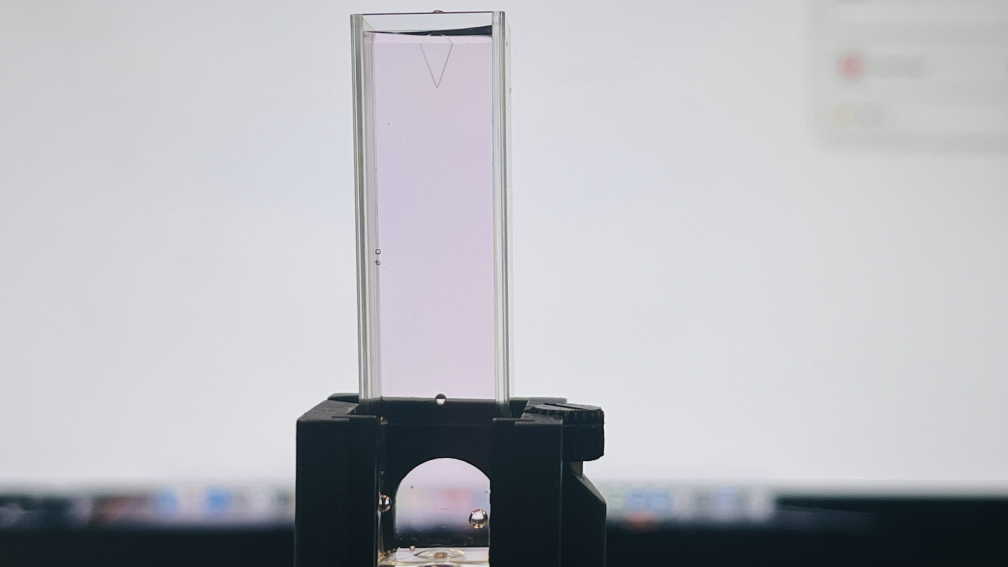
#> input picture ColorPython/ROJO01B.jpg, 4032 x 2268 px, found by its file name (shown at 1/4 size)
$ python rgb1.py
#> lines starting #> are read from the running program, lines starting #| are printed output that depends on the picture
#Código que me mandó el profe para obtener el mean de r,g,b de una imagen
from PIL import Image
import os
import matplotlib.pyplot as plt

def most_common_used_color(img):
    # Get width and height of Image
    width, height = img.size

    # Initialize Variable
    r_total = 0
    g_total = 0
    b_total = 0

    count = 0

    # Iterate through each pixel
    for x in range(0, width):
        for y in range(0, height):
            # r,g,b value of pixel
            r, g, b = img.getpixel((x, y))

            r_total += r
            g_total += g
            b_total += b
            count += 1

    return (r_total/count, g_total/count, b_total/count)


#imagenes = [r"C:\Users\Diego\OneDrive - Universidad de Concepción\Documentos\Universidad\Semestre_8\Diseño de prototipos I\ColorPython\imagenrojometilo.jpeg",
            #r"C:\Users\Diego\OneDrive - Universidad de Concepción\Documentos\Universidad\Semestre_8\Diseño de prototipos I\ColorPython\rojo04.jpeg"]

imagenes= [r"C:\Users\Diego\OneDrive - Universidad de Concepción\Documentos\Universidad\Semestre_8\Diseño de prototipos I\ColorPython\ROJO01B.jpg",
           r"C:\Users\Diego\OneDrive - Universidad de Concepción\Documentos\Universidad\Semestre_8\Diseño de prototipos I\ColorPython\ROJO02B.jpg",
           r"C:\Users\Diego\OneDrive - Universidad de Concepción\Documentos\Universidad\Semestre_8\Diseño de prototipos I\ColorPython\ROJO03B.jpg",
           r"C:\Users\Diego\OneDrive - Universidad de Concepción\Documentos\Universidad\Semestre_8\Diseño de prototipos I\ColorPython\ROJO04B.jpg",
           r"C:\Users\Diego\OneDrive - Universidad de Concepción\Documentos\Universidad\Semestre_8\Diseño de prototipos I\ColorPython\ROJO05B.jpg"]

for i in imagenes:
    img = Image.open(i).convert('RGB') #abrir y convertir la imagen a RGB
#> img is the input picture: PIL image 4032x2268 RGB; mean R, G, B 181.9, 182.8, 188.2
    img_resized = img.resize((100, 100)) #redimensionar la imagen
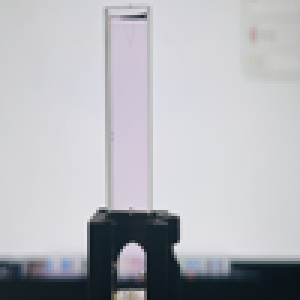
#> img_resized: PIL image 100x100 RGB (shown 3 times larger); mean R, G, B 181.9, 182.8, 188.2
    common_color = most_common_used_color(img_resized) #le aplicas la funcion a la imagen redimensionada
#> after the loop in most_common_used_color, `for x in range(0, width):`: b_total = 1881593; count = 10000; g_total = 1827967; r_total = 1819265
#> common_color = (181.9, 182.8, 188.2)
    nombre = os.path.basename(i) #para mostrar solo el nombre de la imagen y no toda la ruta
    plt.imshow(img_resized)
    plt.title(f"Imagen redimensionada: {os.path.basename(i)}")
    plt.axis("off")
    plt.show()
    print(f"Los colores de la imagen {nombre} son R,G,B en orden {common_color}")
#| Los colores de la imagen C:\Users\Diego\OneDrive - Universidad de Concepción\Documentos\Universidad\Semestre_8\Diseño de prototipos I\ColorPython\ROJO01B.jpg son R,G,B en orden (181.9265, 182.7967, 188.1593)
#> pass 2 of the loop `for i in imagenes:`:
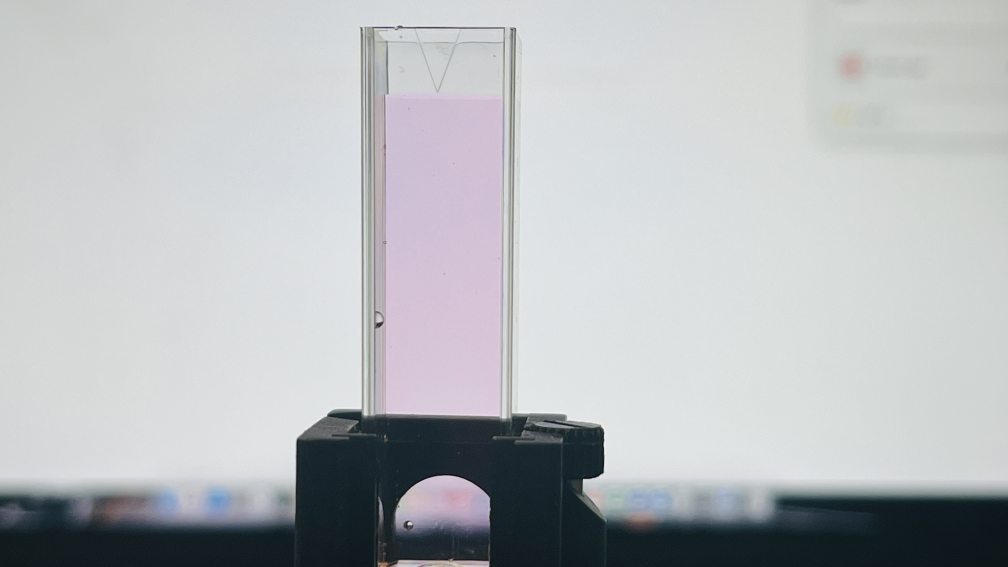
#> input picture ColorPython/ROJO02B.jpg, 4032 x 2268 px, found by its file name (shown at 1/4 size)
#> img is the input picture: PIL image 4032x2268 RGB; mean R, G, B 184, 187, 189.5
#> `img_resized = img.resize((100, 100))`:
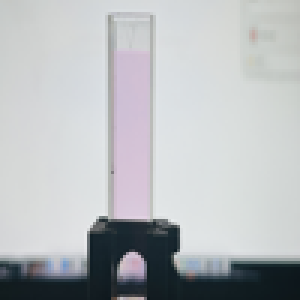
#> img_resized: PIL image 100x100 RGB (shown 3 times larger); mean R, G, B 184, 187, 189.5
#> common_color = (184, 187, 189.5)
#| Los colores de la imagen C:\Users\Diego\OneDrive - Universidad de Concepción\Documentos\Universidad\Semestre_8\Diseño de prototipos I\ColorPython\ROJO02B.jpg son R,G,B en orden (183.9697, 186.9594, 189.4953)
#> pass 3 of the loop `for i in imagenes:`:
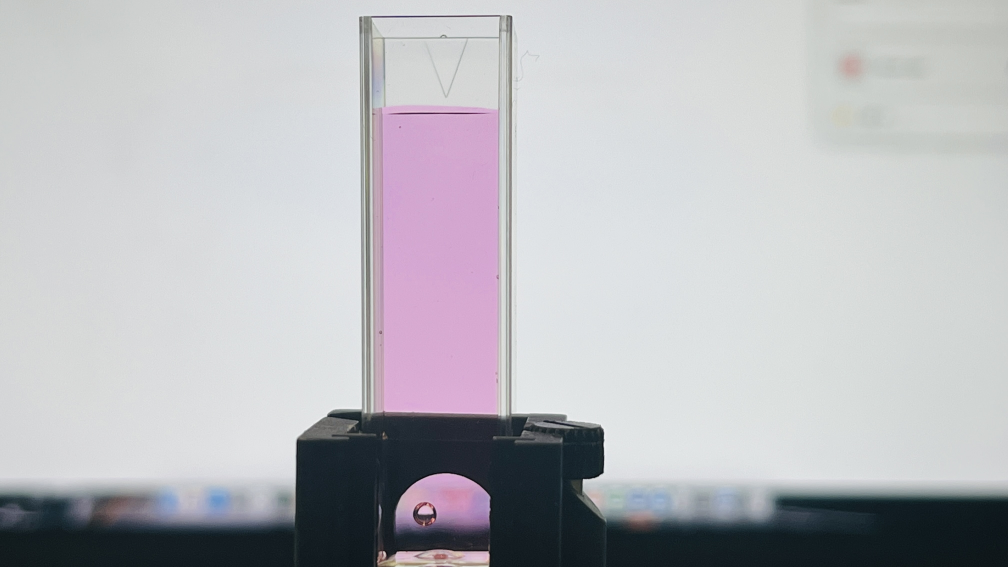
#> input picture ColorPython/ROJO03B.jpg, 4032 x 2268 px, found by its file name (shown at 1/4 size)
#> img is the input picture: PIL image 4032x2268 RGB; mean R, G, B 185.2, 185.5, 189.8
#> `img_resized = img.resize((100, 100))`:
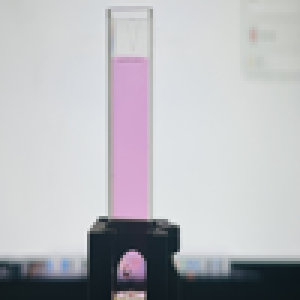
#> img_resized: PIL image 100x100 RGB (shown 3 times larger); mean R, G, B 185.2, 185.5, 189.8
#> common_color = (185.2, 185.5, 189.8)
#| Los colores de la imagen C:\Users\Diego\OneDrive - Universidad de Concepción\Documentos\Universidad\Semestre_8\Diseño de prototipos I\ColorPython\ROJO03B.jpg son R,G,B en orden (185.2203, 185.5067, 189.817)
#> the loop made 5 passes; the first 3 are shown
